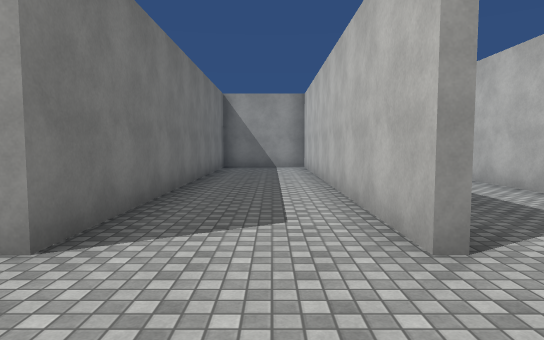
View 1 (above)

24 first-person views from a walk through a Unity game level. The camera is 1.5 m above the floor, tilts 4° down and sees 75° across. The floor is counted in squares, 2 m on a side. Each view is taken from the middle of a square. On the plan, view 1 faces up. The plan holds only what a view shows up to about 11 squares ahead; the rest is blank. The place goes on beyond the plan. The player character is not drawn. Surface patterns are stand-ins for the level's own textures.

View 2
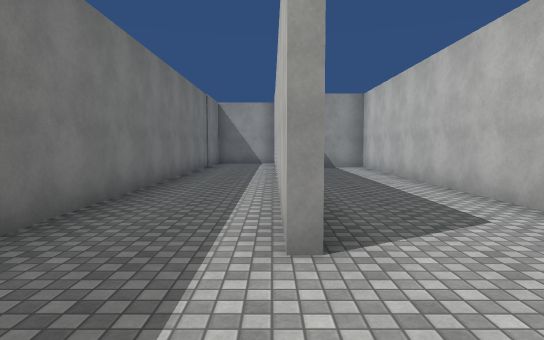

View 3
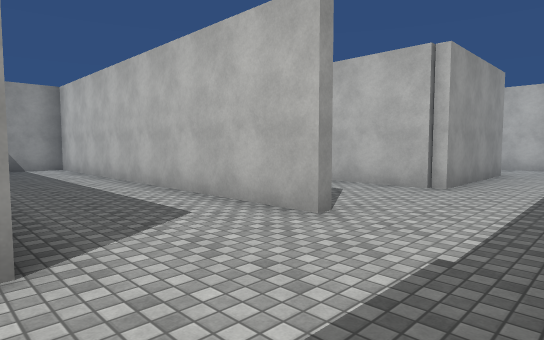

View 4
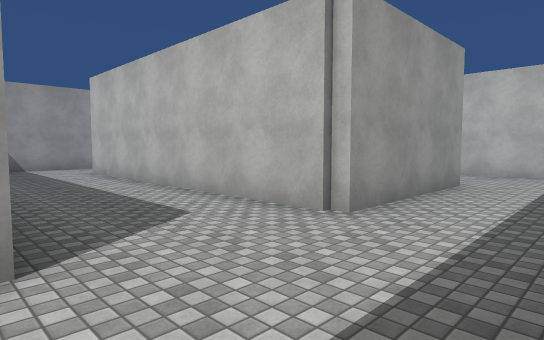

View 5
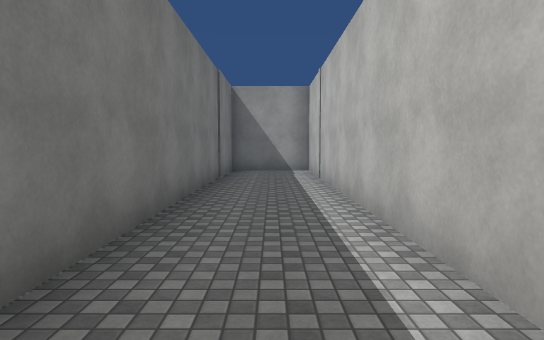

View 6
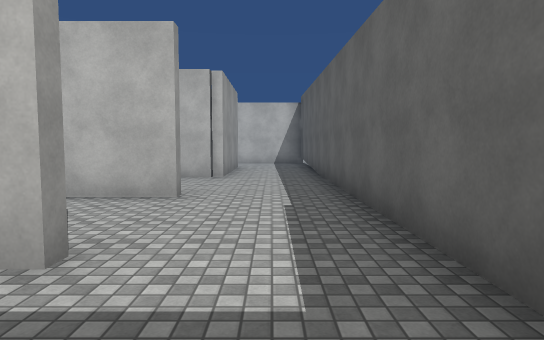

View 7
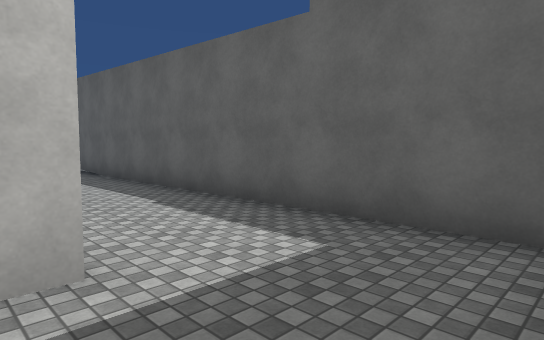

View 8
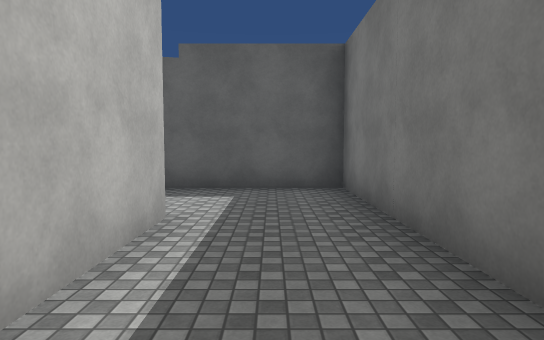

View 9
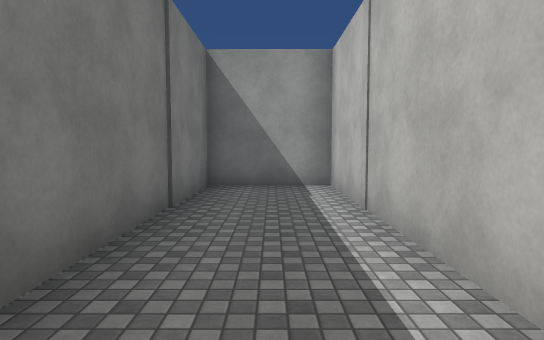

View 10
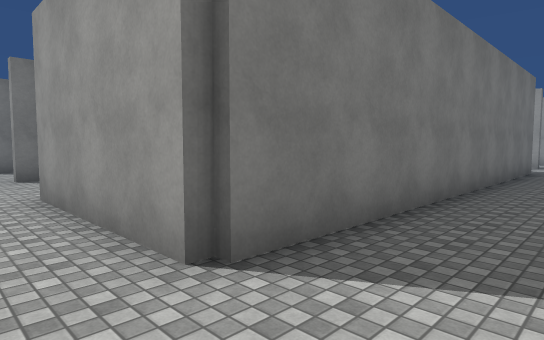

View 11
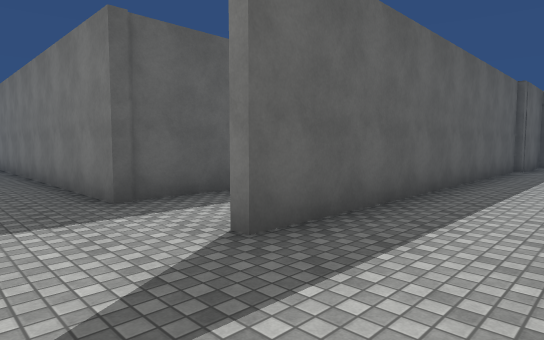

View 12
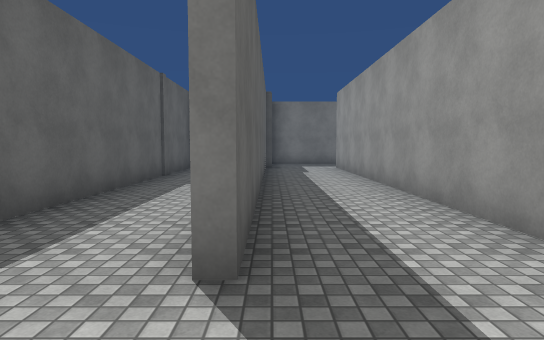

View 13
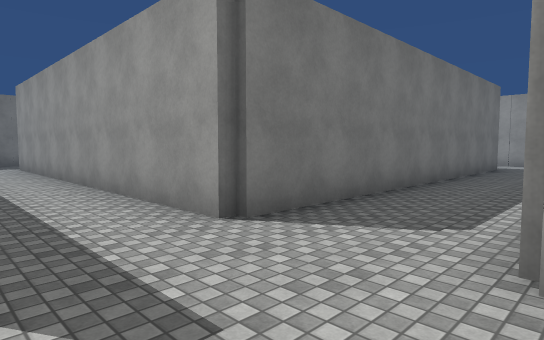

View 14
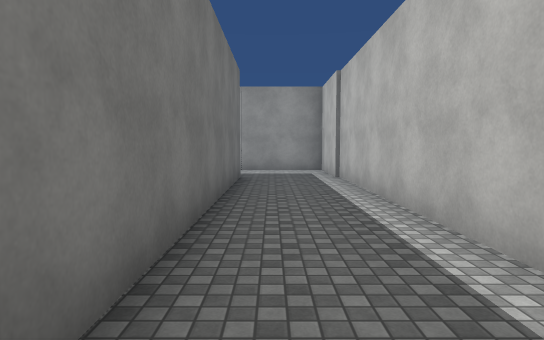

View 15
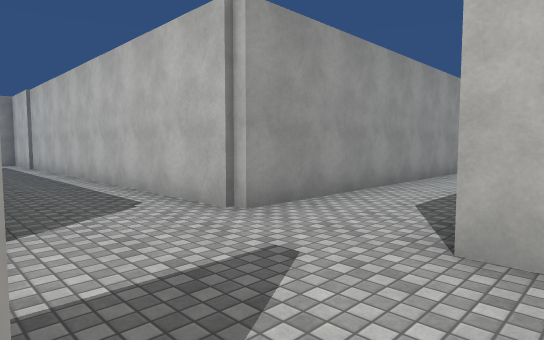

View 16
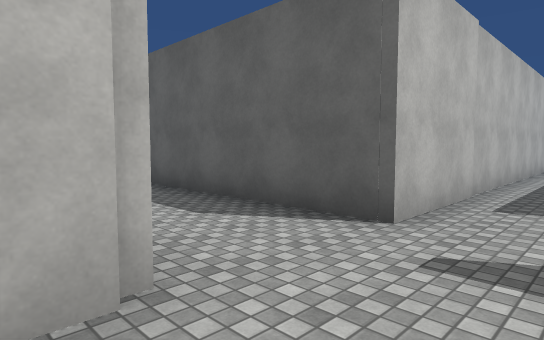

View 17
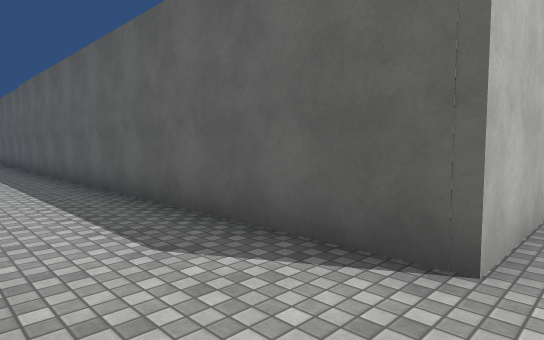

View 18
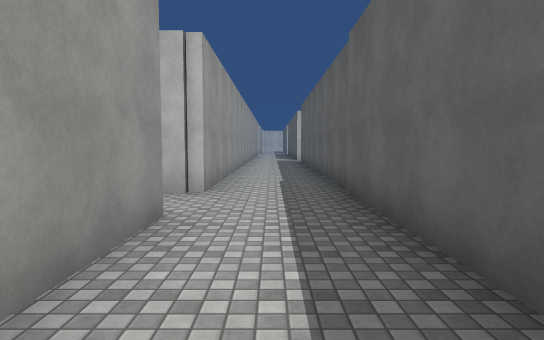

View 19
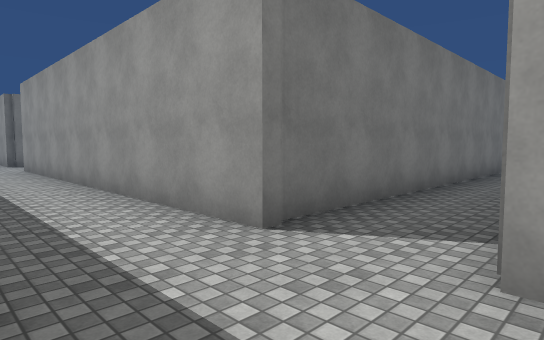

View 20
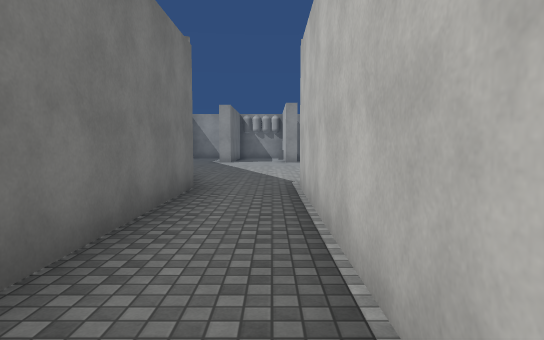

View 21
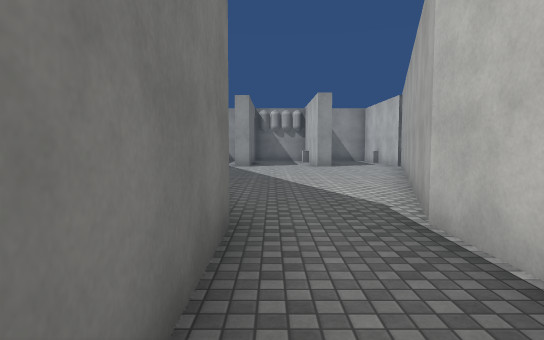

View 22
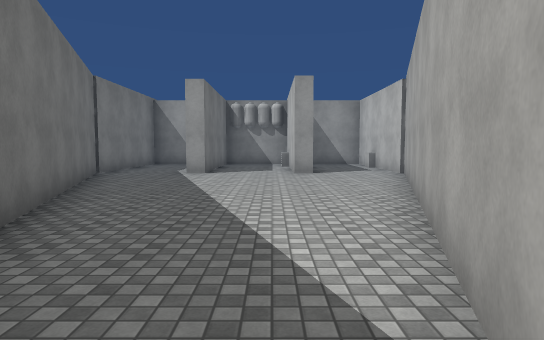

View 23
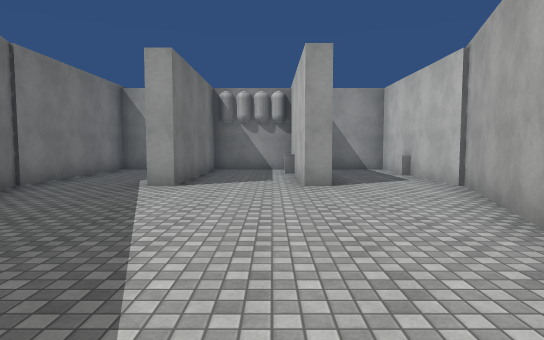

View 24
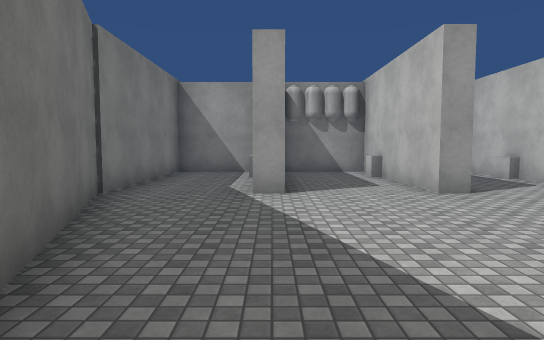

### Floor plan
Points are (right, up) in squares from view 1. A wall is a line through its corners. A room is listed if a view was taken in it or the views show most of it. See-through windows are left out.
Room 1 (views 1, 2, 3, 4, 5, 6, 7, 8, 9)
walls: (-1.9, 2.3) (-1.9, 14.6) (-4.2, 14.6) (-4.2, -0.2) (2.5, -0.2); (1.4, 2.9) (1.4, 2.4); (1.1, 2.4) (1.1, 12) (-0.3, 12); (-1.6, 11) (-1.6, 2.4); (4.3, 2.2) (4.3, 9.9)
ways out: opening at (3, 0.5) to room 2; opening at (4, 10.5)
Room 2 (views 10, 11, 12, 13, 14, 15, 16, 17, 18, 19, 20, 21, 22, 23, 24)
walls: (8.3, 27.5) (8.3, 17.2) (-2, 17.2); (20.6, 27.4) (20.6, 17.2) (10.6, 17.2) (10.6, 29.7) (8, 29.7); (22.5, 21.6) (22.5, 27.3) (25.6, 36.5); (-1.9, 14.8) (8.1, 14.8); (-1, 12.3) (8.3, 12.3) (8.3, 2.2) (4.3, 2.2); (-3.6, 15) (-1.6, 15); (10.6, 5.9) (10.6, 14.8) (26.5, 14.8); (17.2, 36.6) (19.6, 30.1); (26.4, 17.2) (22.5, 17.2) (22.5, 17.8); (23.1, 36.5) (22.5, 36.5) (22.5, 41) (20.2, 41) (20.2, 36.5) (19.6, 36.5); (10.6, 1.3) (10.6, 3); (25.4, 36.5) (25.4, 41) (23.8, 41); (19.5, 41) (17.4, 41) (17.4, 36.5); (2.5, -0.2) (6.9, -0.2)
ways out: opening at (3, 0.5) to room 1
objects: other object (20, 40); cube (23, 40); cube (26, 39)

Positions as (right, up) in squares from view 1, and headings:
1: (0, 0), facing up
2: (-2, 0), facing up
3: (-2, 0), facing up-right
4: (1, 0), facing up-right
5: (-3, 4), facing up
6: (-4, 1), facing right
7: (-4, 3), facing down-right
8: (-3, 6), facing down
9: (-3, 8), facing up
10: (10, 1), facing up-left
11: (10, 17), facing down-left
12: (10, 15), facing left
13: (11, 15), facing up-left
14: (9, 19), facing up
15: (8, 14), facing up-right
16: (9, 18), facing down-right
17: (10, 17), facing down-right
18: (17, 16), facing right
19: (23, 15), facing up-left
20: (22, 21), facing up
21: (21, 24), facing up
22: (22, 27), facing up
23: (22, 30), facing up
24: (20, 31), facing up
